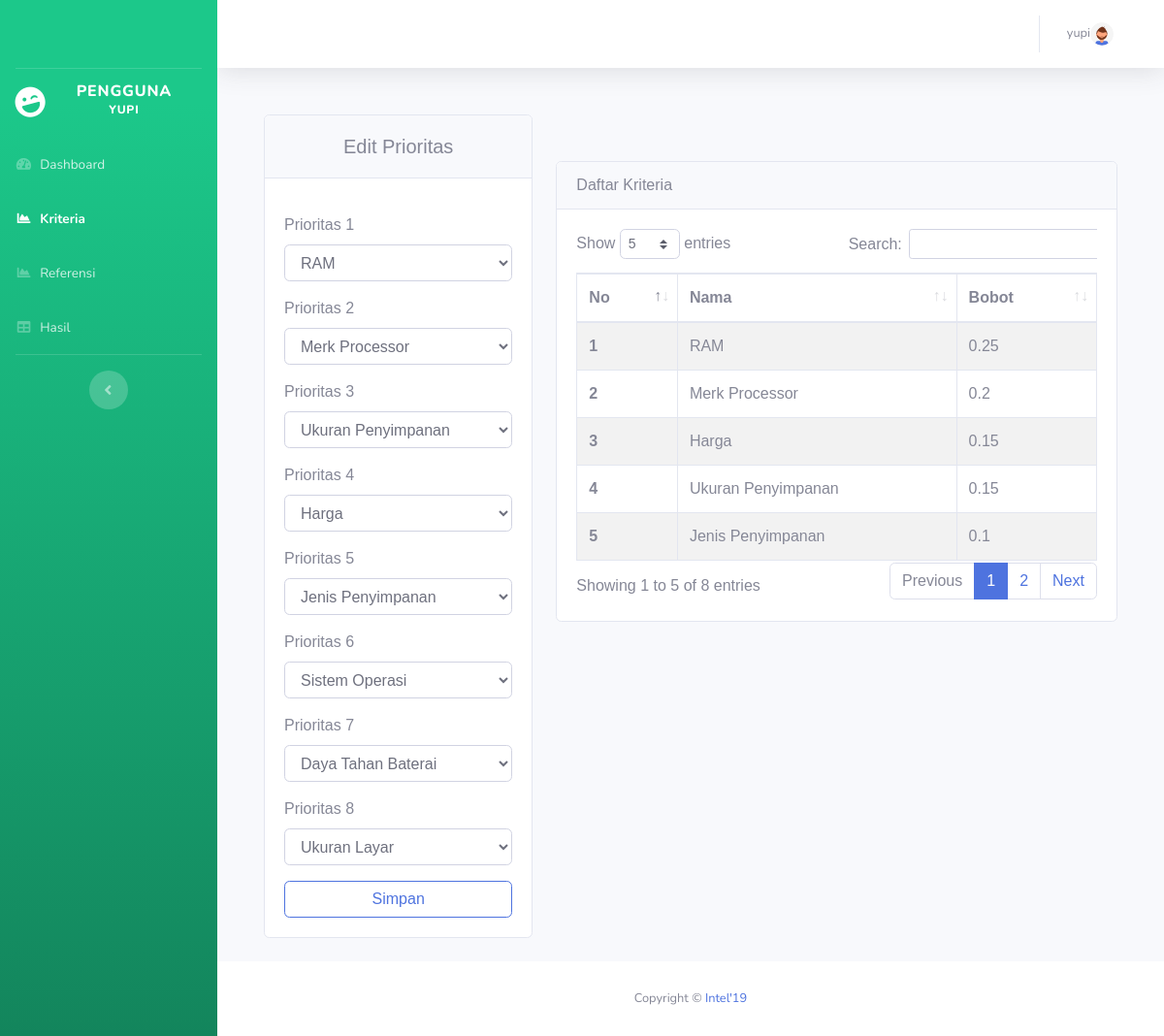
The app's page /user/kriteria.php (signed in) with its own data.
### tables this page shows
CREATE TABLE `tabel_tampung` (
  `id` int(11) NOT NULL,
  `prio1` varchar(50) NOT NULL,
  `prio2` varchar(50) NOT NULL,
  `prio3` varchar(50) NOT NULL,
  `prio4` varchar(50) NOT NULL,
  `prio5` varchar(50) NOT NULL,
  `prio6` varchar(50) NOT NULL,
  `prio7` varchar(50) NOT NULL,
  `prio8` varchar(50) NOT NULL,
  `f_id_user` int(11) NOT NULL
);

CREATE TABLE `kriteria` (
  `id_kriteria` char(2) NOT NULL,
  `nama_kriteria` varchar(20) NOT NULL
);

CREATE TABLE `bobot_kriteria` (
  `id_bobot` int(11) NOT NULL,
  `C1` float NOT NULL,
  `C2` float NOT NULL,
  `C3` float NOT NULL,
  `C4` float NOT NULL,
  `C5` float NOT NULL,
  `C6` float NOT NULL,
  `C7` float NOT NULL,
  `C8` float NOT NULL,
  `f_id_user` int(11) NOT NULL
);

### config.php (called while the page is built, shortened)
<?php
function connectDatabase()
{
    $conn = new mysqli(DB_HOST, DB_USERNAME, DB_PASSWORD, DB_NAME);
    return $conn;
}
?>

### user/functions/kriteria.php (called while the page is built, shortened)
<?php
require_once '../config.php';
class Kriteria{
    private $db;
    public function __construct()
    {
        $this->db = connectDatabase();
    }
    public function getKriteriaByUser($id_user)
    {
        return $this->db->query("SELECT * FROM `kriteria` JOIN bobot_kriteria ON bobot_kriteria.f_id_user = '$id_user'");
    }
}
$Kriteria = new Kriteria();
?>

### user/kriteria.php (the view, shortened to what this page needs)
<?php
require_once './header.php';
require_once './functions/kriteria.php';
$id_user = $_SESSION['id_user'];
$data_Kriteria = $Kriteria->getKriteriaByUser($id_user);
$getDataKriteria = $Kriteria->getKriteria();
$dataKriteria = array();
foreach ($getDataKriteria as $key => $kri) {
    array_push($dataKriteria,$kri['nama_kriteria']);
}
$dataTampung = $koneksi->query("SELECT * FROM tabel_tampung WHERE f_id_user='$id_user'");
?>
<div class="container" style="font-family: 'Prompt', sans-serif">
    <div class="row">
        <div class="col-md-4 mb-4">
            <div class="card">
                <?php if(mysqli_num_rows($data_Kriteria) >= 1):?>
                <?php foreach ($dataTampung as $tampung) :?>
                <div class="card-header">
                    <h5 class="text-center pt-2 col-12">
                        Edit Prioritas
                    </h5>
                </div>
                <form method="post" action="">
                    <div class="card-body">
                        <div class="mb-3 mt-3">
                            <label for="prioritas_1" class="form-label">Prioritas 1</label>
                            <select class="form-control" id="prioritas_1" name="prioritas_1"
                                aria-label="Default select example">
                                <?php foreach($dataKriteria as $kriteria):?>
                                <option <?= $tampung['prio1'] == $kriteria ? 'selected':''?> value="<?=$kriteria;?>">
                                    <?=$kriteria;?>
                                </option>
                                <?php endforeach;?>
                            </select>
                        </div>
                        <div class="mb-3 mt-3">
                            <label for="prioritas_2" class="form-label">Prioritas 2</label>
                            <select class="form-control" id="prioritas_2" name="prioritas_2">
                                <?php foreach($dataKriteria as $kriteria):?>
                                <option <?= $tampung['prio2'] == $kriteria ? 'selected':''?> value="<?=$kriteria;?>">
                                    <?=$kriteria;?>
                                </option>
                                <?php endforeach;?>
                            </select>
                        </div>
                        <div class="mb-3 mt-3">
                            <label for="prioritas_3" class="form-label">Prioritas 3</label>
                            <select class="form-control" id="prioritas_3" name="prioritas_3">
                                <?php foreach($dataKriteria as $kriteria):?>
                                <option <?= $tampung['prio3'] == $kriteria ? 'selected':''?> value="<?=$kriteria;?>">
                                    <?=$kriteria;?>
                                </option>
                                <?php endforeach;?>
                            </select>
                        </div>
                        <div class="mb-3 mt-3">
                            <label for="prioritas_4" class="form-label">Prioritas 4</label>
                            <select class="form-control" id="prioritas_4" name="prioritas_4">
                                <?php foreach($dataKriteria as $kriteria):?>
                                <option <?= $tampung['prio4'] == $kriteria ? 'selected':''?> value="<?=$kriteria;?>">
                                    <?=$kriteria;?>
                                </option>
                                <?php endforeach;?>
                            </select>
                        </div>
                        <div class="mb-3 mt-3">
                            <label for="prioritas_5" class="form-label">Prioritas 5</label>
                            <select class="form-control" id="prioritas_5" name="prioritas_5">
                                <?php foreach($dataKriteria as $kriteria):?>
                                <option <?= $tampung['prio5'] == $kriteria ? 'selected':''?> value="<?=$kriteria;?>">
                                    <?=$kriteria;?>
                                </option>
                                <?php endforeach;?>
                            </select>
                        </div>
                        <div class="mb-3 mt-3">
                            <label for="prioritas_6" class="form-label">Prioritas 6</label>
                            <select class="form-control" id="prioritas_6" name="prioritas_6">
                                <?php foreach($dataKriteria as $kriteria):?>
                                <option <?= $tampung['prio6'] == $kriteria ? 'selected':''?> value="<?=$kriteria;?>">
                                    <?=$kriteria;?>
                                </option>
                                <?php endforeach;?>
                            </select>
                        </div>
                        <div class="mb-3 mt-3">
                            <label for="prioritas_7" class="form-label">Prioritas 7</label>
                            <select class="form-control" id="prioritas_7" name="prioritas_7">
                                <?php foreach($dataKriteria as $kriteria):?>
                                <option <?= $tampung['prio7'] == $kriteria ? 'selected':''?> value="<?=$kriteria;?>">
                                    <?=$kriteria;?>
                                </option>
                                <?php endforeach;?>
                            </select>
                        </div>
                        <div class="mb-3 mt-3">
                            <label for="prioritas_8" class="form-label">Prioritas 8</label>
                            <select class="form-control" id="prioritas_8" name="prioritas_8">
                                <?php foreach($dataKriteria as $kriteria):?>
                                <option <?= $tampung['prio8'] == $kriteria ? 'selected':''?> value="<?=$kriteria;?>">
                                    <?=$kriteria;?>
                                </option>
                                <?php endforeach;?>
                            </select>
                        </div>
                        <button type="submit" name="edit" class="btn col-12 btn-outline-primary">
                            Simpan
                        </button>
                    </div>
                </form>
                <?php endforeach;?>
                <?php endif;?>
            </div>
        </div>
        <div class="col-md-8 mt-5">
            <div class="card">
                <div class="card-header">Daftar Kriteria</div>
                <div class="card-body">
                    <div class="table-responsive">
                        <table class="table table-striped table-bordered nowrap" style="width:100%" id="table">
                            <thead>
                                <tr>
                                    <th scope="col">No</th>
                                    <th scope="col">Nama</th>
                                    <th scope="col">Bobot</th>
                                </tr>
                            </thead>
                            <tbody class="table-group-divider">
                                <?php foreach ($data_Kriteria as $key => $kriteria):?>
                                <tr>
                                    <th scope="row"><?=$key+1;?></th>
                                    <td><?=$kriteria['nama_kriteria'];?></td>
                                    <td><?=$kriteria['C'.$key+1];?></td>
                                </tr>
                                <?php endforeach;?>
                            </tbody>
                        </table>
                    </div>
                </div>
            </div>
        </div>
    </div>
</div>
<?php
require_once './footer.php';
?>

### records on screen
tabel_tampung: prioritas_1 "RAM", prioritas_2 "Merk Processor", prioritas_3 "Ukuran Penyimpanan", prioritas_4 "Harga", prioritas_5 "Jenis Penyimpanan", prioritas_6 "Sistem Operasi", prioritas_7 "Daya Tahan Baterai", prioritas_8 "Ukuran Layar"
kriteria: nama_kriteria "RAM", bobot_kriteria.C1 "0.25"
kriteria: nama_kriteria "Merk Processor", bobot_kriteria.C2 "0.2"
kriteria: nama_kriteria "Harga", bobot_kriteria.C3 "0.15"
kriteria: nama_kriteria "Ukuran Penyimpanan", bobot_kriteria.C4 "0.15"
kriteria: nama_kriteria "Jenis Penyimpanan", bobot_kriteria.C5 "0.1"

### other values on screen
$_SESSION['username'] "YUPI"
$_SESSION['username'] "yupi"
